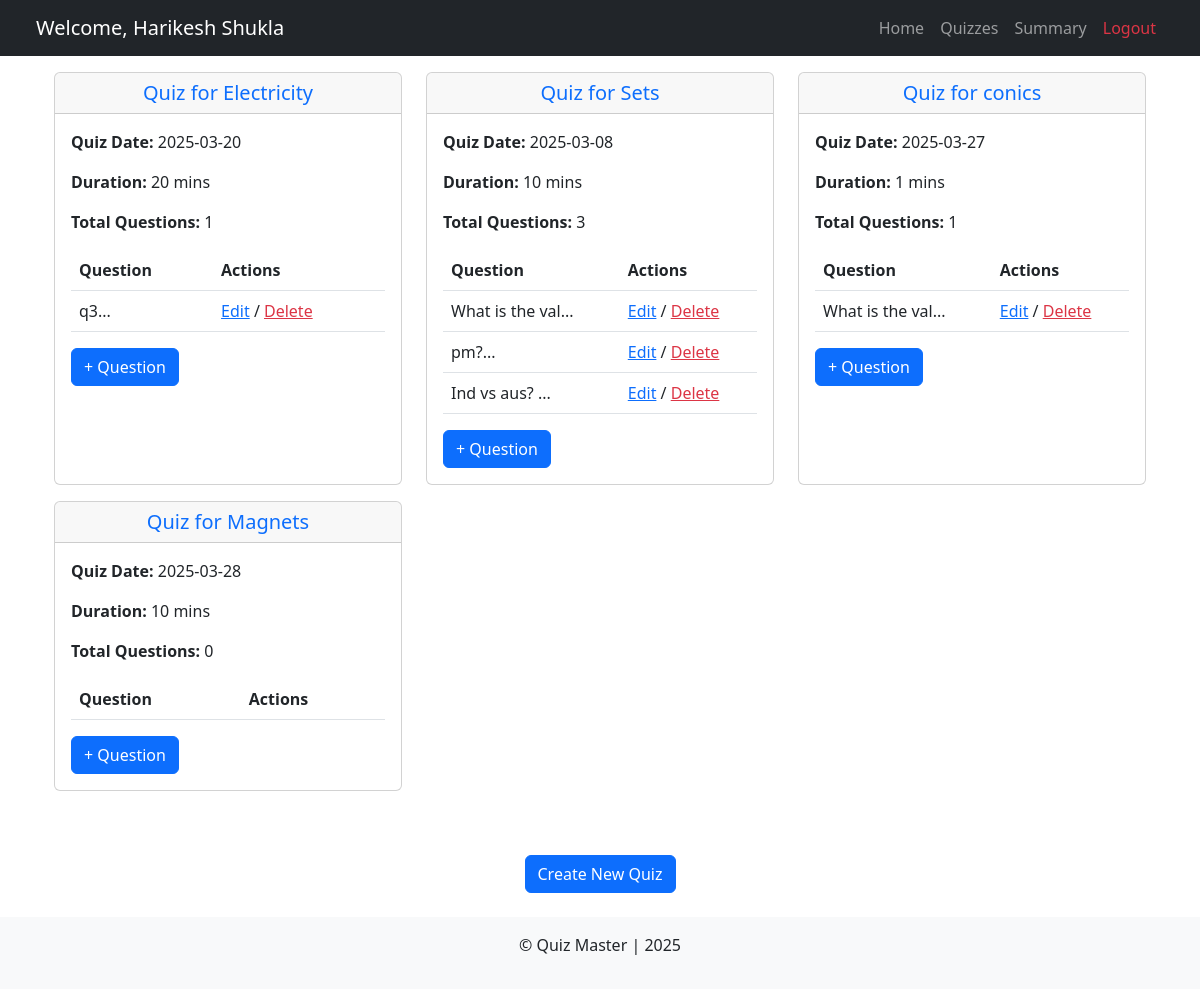
The page /quiz (signed in) on the database its author committed.
### models.py (models this page shows)
class User(db.Model, UserMixin):
  id = db.Column(db.Integer, primary_key=True)
  name = db.Column(db.String(100), nullable=False)
  email = db.Column(db.String(150), unique=True, nullable=False)
  pwd = db.Column(db.String(255), nullable=False)
  dob = db.Column(db.String, nullable=False)
  role_id = db.Column(db.Integer, db.ForeignKey('role.id'), default=1)
  active = db.Column(db.Boolean, default=True)
  fs_uniquifier = db.Column(db.String, unique=True, default=lambda: str(uuid.uuid4()))
  attempts = db.relationship('QuizAttempt', backref='user', cascade="all, delete", lazy=True)

class Quiz(db.Model):
  id = db.Column(db.Integer, primary_key=True)
  chapter_id = db.Column(db.Integer, db.ForeignKey('chapter.id'), nullable=False)
  date = db.Column(db.Date, nullable=False)
  duration = db.Column(db.Integer, nullable=False)  # Duration in minutes
  questions = db.relationship('QuizQuestion', backref='quiz', cascade="all, delete", lazy=True)
  attempts = db.relationship('QuizAttempt', backref='quiz', cascade="all, delete", lazy=True)

class Chapter(db.Model):
  id = db.Column(db.Integer, primary_key=True)
  name = db.Column(db.String(100), nullable=False)
  description = db.Column(db.Text, nullable=True)
  subject_id = db.Column(db.Integer, db.ForeignKey('subject.id'), nullable=False)
  questions = db.relationship('Question', backref='chapter', cascade="all, delete", lazy=True)
  quizzes = db.relationship('Quiz', backref='chapter', cascade="all, delete", lazy=True)

class QuizQuestion(db.Model):  # Many-to-Many Relationship Between Quiz & Questions
  id = db.Column(db.Integer, primary_key=True)
  quiz_id = db.Column(db.Integer, db.ForeignKey('quiz.id'), nullable=False)
  question_id = db.Column(db.Integer, db.ForeignKey('question.id'), nullable=False)

class Question(db.Model):
  id = db.Column(db.Integer, primary_key=True)
  chapter_id = db.Column(db.Integer, db.ForeignKey('chapter.id'), nullable=False)
  question_text = db.Column(db.Text, nullable=False)
  option_1 = db.Column(db.String(255), nullable=False)
  option_2 = db.Column(db.String(255), nullable=False)
  option_3 = db.Column(db.String(255), nullable=False)
  option_4 = db.Column(db.String(255), nullable=False)
  correct_option = db.Column(db.Integer, nullable=False)  # Stores 1,2,3,4 as correct answer index
  quizzes = db.relationship('QuizQuestion', backref='question', cascade="all, delete", lazy=True)

### routes.py (the view)
@app.get('/quiz')
@auth_required()
def quiz():
  quizzes = Quiz.query.all()
  return render_template('admin/quiz_management.html', quizzes=quizzes)

### templates/admin/quiz_management.html (shortened to what this page needs)
{% extends 'admin/admin_base.html' %}
{% block content %}
<div class="container">
  {% if quizzes %}
  <div class="row">
    {% for quiz in quizzes %}
    <div class="col-12 col-md-6 col-lg-4 mb-3">
      <div class="card h-100">
        <h5 class="card-header text-center">
          <a href="{{ url_for('edit_quiz', quiz_id=quiz.id) }}" class="text-decoration-none">Quiz for {{ quiz.chapter.name }}</a>
        </h5>
        <div class="card-body">
          <p><strong>Quiz Date:</strong> {{ quiz.date.strftime('%Y-%m-%d') }}</p>
          <p><strong>Duration:</strong> {{ quiz.duration }} mins</p>
          <p><strong>Total Questions:</strong> {{ quiz.questions|length }}</p>
          <div class="table-responsive" style="max-height: 200px; overflow-y: auto;">
            <table class="table">
              <thead>
                <tr>
                  <th>Question</th>
                  <th>Actions</th>
                </tr>
              </thead>
              <tbody>
                {% for quiz_question in quiz.questions %}
                <tr>
                  <td>{{ quiz_question.question.question_text[:15] }}...</td>
                  <td>
                    <a href="{{ url_for('edit_question', question_id=quiz_question.question.id) }}" class="text-primary">Edit</a> /
                    <a href="{{ url_for('delete_question', question_id=quiz_question.question.id) }}" class="text-danger" onclick="return confirm('Are you sure you want to delete this question?')">Delete</a>
                  </td>
                </tr>
                {% endfor %}
              </tbody>
            </table>
          </div>
          <a href="{{ url_for('add_question', quiz_id=quiz.id) }}" class="btn btn-primary">+ Question</a>
        </div>
      </div>
    </div>
    {% endfor %}
  </div>
  {% else %}
    <h2 class="text-center">No Quizzes Available</h2>
  {% endif %}
</div>
<div class="text-center">
  <a href="{{ url_for('add_quiz') }}" class="btn btn-primary mt-5">Create New Quiz</a>
</div>
{% endblock %}

### templates/admin/admin_base.html (shortened to what this page needs)
<!DOCTYPE html>
<html lang="en">
<head>
  <link href="https://cdn.jsdelivr.net/npm/bootstrap@5.3.0/dist/css/bootstrap.min.css" rel="stylesheet">
</head>
<body>
<header>
  <nav class="navbar navbar-expand-lg navbar-dark bg-dark px-4">
    <div class="container-fluid">
      <span class="navbar-brand">
          Welcome, {% if current_user.is_authenticated %} {{ current_user.name }} {% else %} Guest {% endif %}
      </span>
      <div class="collapse navbar-collapse justify-content-end" id="navbarNav">
        <ul class="navbar-nav">
          <li class="nav-item"><a class="nav-link" href="{{ url_for('dashboard') }}">Home</a></li>
          <li class="nav-item"><a class="nav-link" href="{{ url_for('quiz') }}"> Quizzes</a></li>
          <li class="nav-item"><a class="nav-link" href="{{ url_for('summary') }}">Summary</a></li>
          <li class="nav-item"><a class="nav-link text-danger" href="{{ url_for('logout') }}">Logout</a></li>
        </ul>
      </div>
    </div>
  </nav>
</header>
<main class="container mt-3">
  {% block content %}{% endblock %}
</main>
<footer class="text-center mt-4 py-3 bg-light">
  <p>&copy; Quiz Master | 2025</p>
</footer>
</body>
</html>

### rows shown on the page
User: name "Harikesh Shukla"
Quiz: chapter.name "Electricity", date "2025-03-20", duration "20", questions|length "1"
QuizQuestion: question "q3"
Quiz: chapter.name "Sets", date "2025-03-08", duration "10", questions|length "3"
QuizQuestion: question "What is the val"
QuizQuestion: question "pm?"
QuizQuestion: question "Ind vs aus?"
Quiz: chapter.name "conics", date "2025-03-27", duration "1", questions|length "1"
QuizQuestion: question "What is the val"
Quiz: chapter.name "Magnets", date "2025-03-28", duration "10", questions|length "0"
